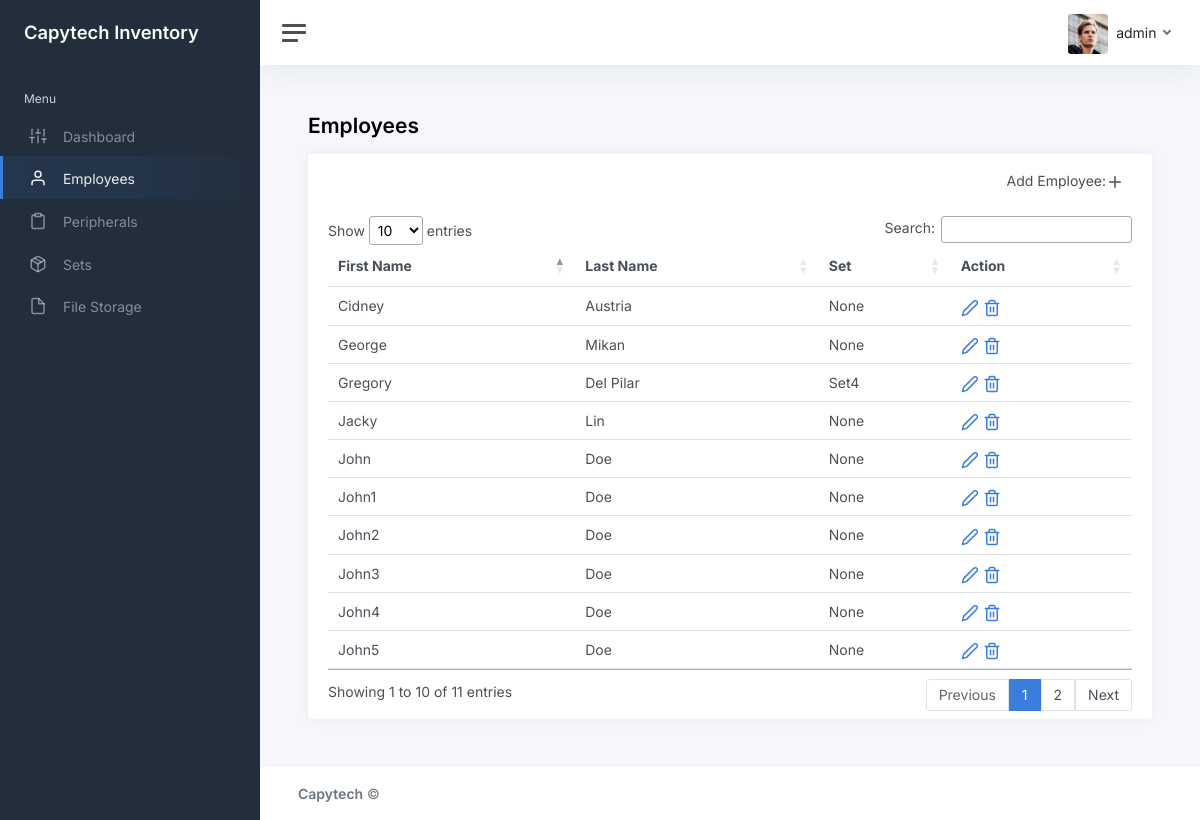
The page /employee.php (signed in) on the database its author committed.
### tables this page shows
CREATE TABLE `employees` (
  `id` int(11) NOT NULL,
  `firstname` varchar(255) NOT NULL,
  `lastname` varchar(255) NOT NULL,
  `set_id` int(100) NOT NULL
);

CREATE TABLE `set_bundle` (
  `set_id` int(100) NOT NULL,
  `set_name` varchar(255) NOT NULL
);

### components/employees.php (shortened to what this page needs)
<main class="content">
	<div class="container-fluid p-0">
		<h1 class="h3 mb-3"><strong>Employees</strong></h1>
		<div class="row">
			<div class="col-12 d-flex">
				<div class="card flex-fill">
					<div class="card-header d-flex justify-content-between">
						<div style="display: inline;">
						<?php
							$employee = "";
						?>
						</div>
						<?php
						if($_SESSION["user_type"] ==1){
							echo '<a data-bs-toggle="modal" data-bs-target="#createEmployee"><label for="addEmployee">Add Employee: </label><i class="align-middle me-2" data-feather="plus"></i></a>';
						} ?>
					</div>
					<table id="employeeTables" class="table table-hover my-0">
						<thead>
							<tr>
								<th>First Name</th>
                                <th>Last Name</th>
								<th>Set</th>
								<?php
								if($_SESSION["user_type"] ==1){
									echo '<th>Action</th>';
								} ?>
							</tr>
						</thead>
						<tbody>
							<?php
								if($employee == ""){
									$employees = "SELECT * FROM employees";
								}
								else {
									$employees = "SELECT * FROM employees WHERE firstname LIKE '%$employee%' OR lastname LIKE '%$employee%' OR CONCAT_WS(' ',firstname,lastname) LIKE '%$employee%'";
								}
								$getEmployees = mysqli_query($db, $employees);
								while ($employee = mysqli_fetch_assoc($getEmployees)) {
									echo '<tr>';
										echo '<td>' . $employee['firstname'] . '</td>';
										echo '<td>' . $employee['lastname'] . '</td>';
										$checkAssignments = "SELECT * FROM set_bundle WHERE set_id = '$employee[set_id]'";
										$checkingAssignments = mysqli_query($db, $checkAssignments);
										$bundle = mysqli_fetch_assoc($checkingAssignments);
										if (mysqli_num_rows($checkingAssignments)) {
											echo '<td>'. $bundle['set_name'] .'</td>';
										} else {
											echo '<td>None</td>';
										}
										if($_SESSION["user_type"] ==1){
										echo '
											<td>
												<a data-bs-toggle="modal" data-bs-target="#editEmployee" class="employee">
													<i class="align-middle" data-feather="edit-2"></i>
												</a>
												<a href="" data-bs-toggle="modal" data-bs-target="#deleteEmployee" class="employee">
													<i class="align-middle me-2" data-feather="trash-2"></i>
												</a>
											</td>';
									echo '</tr>';
										}
								}
								?>
						</tbody>
					</table>
				</div>
			</div>
		</div>
	</div>
</main>

### styles/css/main.css (style rules this page uses)
.content .card { min-height: 550px; }
th { vertical-align: middle; }
.card { overflow: auto!important; }

### rows shown on the page
employees: firstname "John", lastname "Doe", shows "None"
employees: firstname "George", lastname "Mikan", shows "None"
employees: firstname "Gregory", lastname "Del Pilar", set.set_name "Set4"
employees: firstname "Jacky", lastname "Lin", shows "None"
employees: firstname "Cidney", lastname "Austria", shows "None"
employees: firstname "John1", lastname "Doe", shows "None"
employees: firstname "John2", lastname "Doe", shows "None"
employees: firstname "John3", lastname "Doe", shows "None"
employees: firstname "John4", lastname "Doe", shows "None"
employees: firstname "John5", lastname "Doe", shows "None"

### other values the page prints
$_SESSION['username'] "admin"
